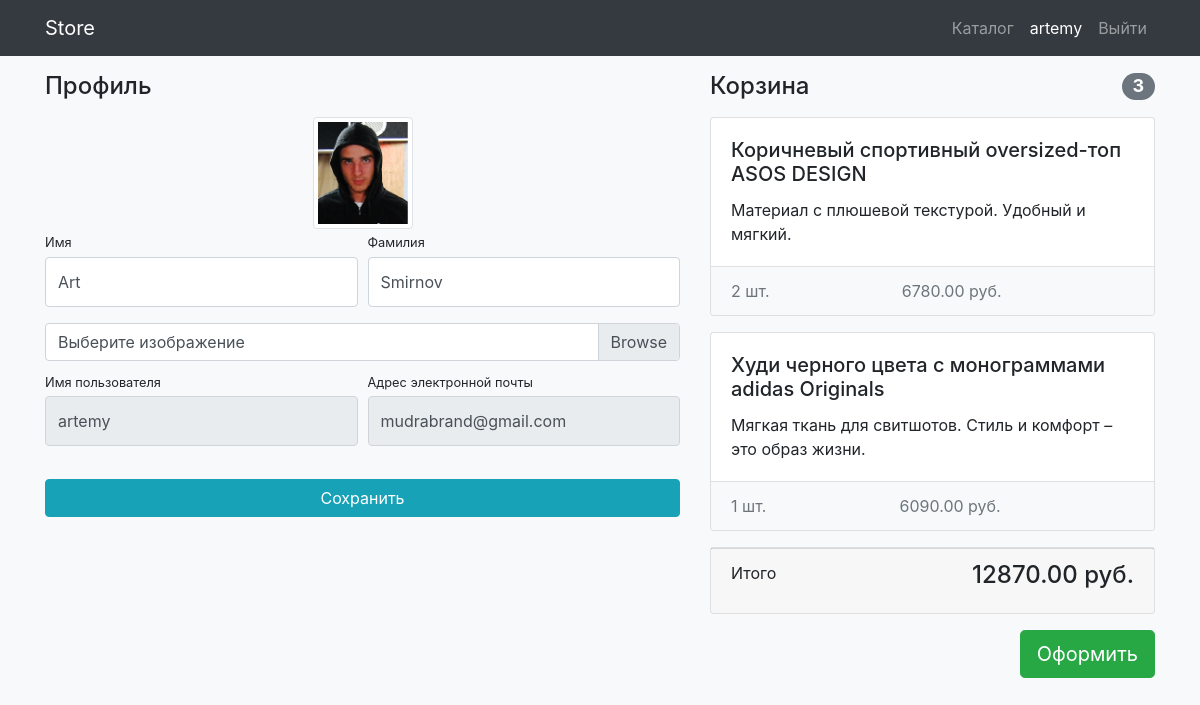
/users/profile/ (signed in), run on the app's committed database.
### users/models.py (models this page shows)
class User(AbstractUser):
    image = models.ImageField(upload_to = 'users_images', blank = True)

### products/models.py (models this page shows, shortened)
class Basket(models.Model):
    user = models.ForeignKey(User,on_delete=models.CASCADE)
    product = models.ForeignKey(Products, on_delete=models.CASCADE)
    quantity = models.PositiveIntegerField(default=0)
    created_timestamp = models.DateTimeField(auto_now_add=True)
    def sum(self):
        return self.quantity * self.product.price

class Products(models.Model):
    name = models.CharField(max_length=255)
    description = models.TextField(blank=True)
    short_description = models.TextField(blank=True)
    images = models.ImageField(upload_to='products_images', blank=True)
    price = models.DecimalField(max_digits=8, decimal_places=2, default=0)
    quantity = models.PositiveIntegerField(default=0)
    category = models.ForeignKey(ProductsCategory, on_delete=CASCADE)
    class Meta:
        verbose_name_plural = 'Products'

### users/views.py (the view)
# urls.py: path('profile/', profile, name ='profile'),
@login_required
def profile(request):
    if request.method == 'POST':
        form = UserProfileForm(data=request.POST, files=request.FILES, instance=request.user)
        if form.is_valid():
            form.save()
            return HttpResponseRedirect(reverse('users:profile'))
        else:
            print(form.errors)
    else:
        form = UserProfileForm(instance=request.user)
    baskets = Basket.objects.filter(user=request.user)
    total_quantity = sum(basket.quantity for basket in baskets)
    total_sum = sum(basket.sum() for basket in baskets)
    context = {'form' : form, 'title':'Store - личный кабинет', 'baskets' : baskets,
               'total_quantity' : total_quantity,
               'total_sum' : total_sum,
               }
    return render(request, 'users/profile.html', context)

### users/forms.py
class UserProfileForm(UserChangeForm):
    username = forms.CharField(widget=forms.TextInput(attrs={'readonly':True}))
    email = forms.CharField(widget=forms.EmailInput(attrs={'readonly': True}))
    image = forms.ImageField(widget=forms.FileInput(), required=False)
    class Meta:
        model = User
        fields = ('username','email','first_name','last_name','image')
    def __init__(self, *args, **kwargs):
        super(UserChangeForm, self).__init__(*args, **kwargs)
        for field_name, field in self.fields.items():
            field.widget.attrs['class'] = 'form-control py-4'
        self.fields['image'].widget.attrs['class'] = 'custom-file-input'

### users/templates/users/profile.html (shortened to what this page needs)
{% load staticfiles %}
<!DOCTYPE html>
<html lang="en">
<head>
    <link href="{% static '/vendor/bootstrap/css/bootstrap.min.css' %}" rel="stylesheet">
    <link href="{% static '/css/profile.css' %}" rel="stylesheet">
</head>
<body class="bg-light">
<nav class="navbar navbar-expand-lg navbar-dark bg-dark fixed-top">
    <div class="container">
        <a class="navbar-brand" href="../index.html">Store</a>
        <div class="collapse navbar-collapse" id="navbarResponsive">
            <ul class="navbar-nav ml-auto">
                <li class="nav-item">
                    <a class="nav-link" href="{% url 'products:index' %}">Каталог </a>
                </li>
                <li class="nav-item">
                    <a class="nav-link active" href="{% url 'users:profile' %}"> {{user.username}} </a>
                </li>
                <li class="nav-item">
                    <a class="nav-link" href="#">Выйти </a>
                </li>
            </ul>
        </div>
    </div>
</nav>
<div class="container">
    <div class="row">
        <div class="col-lg-7">
            <h4 class="mt-3 mb-3">Профиль</h4>
            <div class="col-lg-12 text-center">
                <img width="100" height="100"
                     src="{% if user.image %} {{ user.image.url }} {% else %} {% static 'vendor/img/users/884.jpg' %} {% endif %}"
                     class="img-thumbnail">
            </div>
            <form action="{% url 'users:profile' %}" method="post" enctype="multipart/form-data">
                <div class="form-row">
                    <div class="col-lg-6">
                        <div class="form-group">
                            <label class="small mb-1" for="{{ form.first_name.id_for_label }}">Имя</label>
                            {{ form.first_name }}
                        </div>
                    </div>
                    <div class="col-lg-6">
                        <div class="form-group">
                            <label class="small mb-1" for="{{ form.last_name.id_for_label }}">Фамилия</label>
                            {{ form.last_name }}
                        </div>
                    </div>
                </div>
                <div class="form-row mb-2">
                    <div class="col-lg-12">
                        <div class="custom-file">
                            <label class="custom-file-label" for="{{ form.image.id_for_label }}">Выберите изображение</label>
                        </div>
                    </div>
                </div>
                <div class="form-row">
                    <div class="col-lg-6">
                        <label class="small mb-1" for="{{ form.username.id_for_label }}">Имя пользователя</label>
                        {{ form.username}}
                    </div>
                    <div class="col-lg-6">
                        <label class="small mb-1" for="{{ form.email.id_for_label }}">Адрес электронной
                            почты</label>
                        {{ form.email }}
                    </div>
                </div>
                <div class="form-row">
                    <div class="col-lg-12" style="margin-top: 33px;">
                        <input class="btn btn-info btn-block" type="submit" value="Сохранить">
                    </div>
                </div>
            </form>
        </div>
        {% include 'products/basket.html' %}
    </div>
</div>
</body>
</html>

### products/templates/products/basket.html (shortened to what this page needs)
{% if baskets %}
    <div class="col-lg-5">
        <h4 class="mt-3 mb-3 d-flex justify-content-between align-items-center mb-3">
            Корзина <span class="badge badge-secondary badge-pill">{{total_quantity}}</span>
        </h4>
        {% for basket in baskets %}
            <div class="card mb-3">
                <div class="card-body">
                    <h5 class="card-title">{{ basket.product.name }}</h5>
                    <p class="card-text">{{ basket.product.short_description}}</p>
                </div>
                <ul class="list-group list-group-flush">
                    <li class="list-group-item d-flex justify-content-between lh-condensed bg-light">
                        <span class="text-muted">{{ basket.quantity}} шт.</span>
                        <span class="text-muted">{{ basket.sum }} руб.</span>
                    </li>
                </ul>
            </div>
        {% endfor %}
        <div class="card mb-3">
            <div class="card-footer">
                <p class="float-left">Итого</p>
                <h4 class="float-right">{{total_sum}} руб.</h4>
            </div>
        </div>
        <button type="button" class="btn btn-success btn-lg float-right">Оформить</button>
    </div>
{% else %}
    <h4 class="mt-3 mb-3 text-center">
        Корзина пуста
    </h4>
{% endif %}

### static/css/profile.css (style rules this page uses)
body { padding-top: 56px; }

### data on the page
User: username "artemy", image (placeholder picture), first_name "Art", last_name "Smirnov", email "mudrabrand@gmail.com"
Basket: product.name "Коричневый спортивный oversized-топ ASOS DESIGN", product.short_description "Материал с плюшевой текстурой. Удобный и мягкий.", quantity "2", sum "6780.00"
Basket: product.name "Худи черного цвета с монограммами adidas Originals", product.short_description "Мягкая ткань для свитшотов. Стиль и комфорт – это образ жизни.", quantity "1", sum "6090.00"

### other printed values
{{ total_quantity }} "3"
{{ total_sum }} "12870.00"
